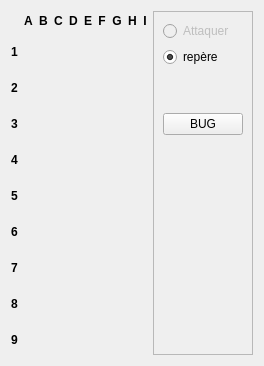
     <widget class="QWidget" name="Attaque">
      <attribute name="title">
       <string>Attaque</string>
      </attribute>
      <layout class="QHBoxLayout" name="horizontalLayout_4">
       <item>
        <layout class="QGridLayout" name="gridLayout_1">
         <property name="sizeConstraint">
          <enum>QLayout::SetMaximumSize</enum>
         </property>
         <item row="6" column="0">
          <widget class="QLabel" name="label_24">
           <property name="text">
            <string>&lt;strong&gt;6&lt;/strong&gt;</string>
           </property>
           <property name="alignment">
            <set>Qt::AlignCenter</set>
           </property>
          </widget>
         </item>
         <item row="7" column="0">
          <widget class="QLabel" name="label_26">
           <property name="text">
            <string>&lt;strong&gt;7&lt;/strong&gt;</string>
           </property>
           <property name="alignment">
            <set>Qt::AlignCenter</set>
           </property>
          </widget>
         </item>
         <item row="0" column="9">
          <widget class="QLabel" name="label_19">
           <property name="text">
            <string>&lt;strong&gt;I&lt;/strong&gt;</string>
           </property>
           <property name="alignment">
            <set>Qt::AlignCenter</set>
           </property>
          </widget>
         </item>
         <item row="0" column="6">
          <widget class="QLabel" name="label_16">
           <property name="text">
            <string>&lt;strong&gt;F&lt;/strong&gt;</string>
           </property>
           <property name="alignment">
            <set>Qt::AlignCenter</set>
           </property>
          </widget>
         </item>
         <item row="0" column="7">
          <widget class="QLabel" name="label_17">
           <property name="maximumSize">
            <size>
             <width>16777215</width>
             <height>20</height>
            </size>
           </property>
           <property name="text">
            <string>&lt;strong&gt;G&lt;/strong&gt;</string>
           </property>
           <property name="alignment">
            <set>Qt::AlignCenter</set>
           </property>
          </widget>
         </item>
         <item row="0" column="8">
          <widget class="QLabel" name="label_18">
           <property name="text">
            <string>&lt;strong&gt;H&lt;/strong&gt;</string>
           </property>
           <property name="alignment">
            <set>Qt::AlignCenter</set>
           </property>
          </widget>
         </item>
         <item row="1" column="0">
          <widget class="QLabel" name="label_20">
           <property name="maximumSize">
            <size>
             <width>20</width>
             <height>16777215</height>
            </size>
           </property>
           <property name="text">
            <string>&lt;strong&gt;1&lt;/strong&gt;</string>
           </property>
           <property name="alignment">
            <set>Qt::AlignCenter</set>
           </property>
          </widget>
         </item>
         <item row="2" column="0">
          <widget class="QLabel" name="label_21">
           <property name="text">
            <string>&lt;strong&gt;2&lt;/strong&gt;</string>
           </property>
           <property name="alignment">
            <set>Qt::AlignCenter</set>
           </property>
          </widget>
         </item>
         <item row="3" column="0">
          <widget class="QLabel" name="label_23">
           <property name="text">
            <string>&lt;strong&gt;3&lt;/strong&gt;</string>
           </property>
           <property name="alignment">
            <set>Qt::AlignCenter</set>
           </property>
          </widget>
         </item>
         <item row="0" column="4">
          <widget class="QLabel" name="label_14">
           <property name="text">
            <string>&lt;strong&gt;D&lt;/strong&gt;</string>
           </property>
           <property name="alignment">
            <set>Qt::AlignCenter</set>
           </property>
          </widget>
         </item>
         <item row="5" column="0">
          <widget class="QLabel" name="label_27">
           <property name="text">
            <string>&lt;strong&gt;5&lt;/strong&gt;</string>
           </property>
           <property name="alignment">
            <set>Qt::AlignCenter</set>
           </property>
          </widget>
         </item>
         <item row="0" column="5">
          <widget class="QLabel" name="label_15">
           <property name="styleSheet">
            <string notr="true"/>
           </property>
           <property name="text">
            <string>&lt;strong&gt;E&lt;/strong&gt;</string>
           </property>
           <property name="alignment">
            <set>Qt::AlignCenter</set>
           </property>
          </widget>
         </item>
         <item row="0" column="2">
          <widget class="QLabel" name="label_12">
           <property name="text">
            <string>&lt;strong&gt;B&lt;/strong&gt;</string>
           </property>
           <property name="alignment">
            <set>Qt::AlignCenter</set>
           </property>
          </widget>
         </item>
         <item row="0" column="1">
          <widget class="QLabel" name="label_11">
           <property name="text">
            <string>&lt;strong&gt;A&lt;/strong&gt;</string>
           </property>
           <property name="alignment">
            <set>Qt::AlignCenter</set>
           </property>
          </widget>
         </item>
         <item row="9" column="0">
          <widget class="QLabel" name="label_28">
           <property name="text">
            <string>&lt;strong&gt;9&lt;/strong&gt;</string>
           </property>
           <property name="alignment">
            <set>Qt::AlignCenter</set>
           </property>
          </widget>
         </item>
         <item row="8" column="0">
          <widget class="QLabel" name="label_25">
           <property name="text">
            <string>&lt;strong&gt;8&lt;/strong&gt;</string>
           </property>
           <property name="alignment">
            <set>Qt::AlignCenter</set>
           </property>
          </widget>
         </item>
         <item row="0" column="3">
          <widget class="QLabel" name="label_13">
           <property name="text">
            <string>&lt;strong&gt;C&lt;/strong&gt;</string>
           </property>
           <property name="alignment">
            <set>Qt::AlignCenter</set>
           </property>
          </widget>
         </item>
         <item row="4" column="0">
          <widget class="QLabel" name="label_22">
           <property name="text">
            <string>&lt;strong&gt;4&lt;/strong&gt;</string>
           </property>
           <property name="alignment">
            <set>Qt::AlignCenter</set>
           </property>
          </widget>
         </item>
        </layout>
       </item>
       <item>
        <widget class="QFrame" name="frame">
         <property name="maximumSize">
          <size>
           <width>130</width>
           <height>16777215</height>
          </size>
         </property>
         <property name="frameShape">
          <enum>QFrame::StyledPanel</enum>
         </property>
         <property name="frameShadow">
          <enum>QFrame::Raised</enum>
         </property>
         <layout class="QVBoxLayout" name="verticalLayout_7">
          <item>
           <widget class="QRadioButton" name="radioButton_Attaque">
            <property name="enabled">
             <bool>false</bool>
            </property>
            <property name="cursor">
             <cursorShape>UpArrowCursor</cursorShape>
            </property>
            <property name="toolTip">
             <string>cocher ici et cliquer sur la case a attaquer</string>
            </property>
            <property name="toolTipDuration">
             <number>4</number>
            </property>
            <property name="text">
             <string>Attaquer</string>
            </property>
            <property name="checkable">
             <bool>true</bool>
            </property>
            <property name="checked">
             <bool>false</bool>
            </property>
            <property name="autoExclusive">
             <bool>true</bool>
            </property>
           </widget>
          </item>
          <item>
           <widget class="QRadioButton" name="radioButton_repere">
            <property name="text">
             <string>repère</string>
            </property>
            <property name="checked">
             <bool>true</bool>
            </property>
           </widget>
          </item>
          <item>
           <spacer name="verticalSpacer_10">
            <property name="orientation">
             <enum>Qt::Vertical</enum>
            </property>
            <property name="sizeHint" stdset="0">
             <size>
              <width>20</width>
              <height>40</height>
             </size>
            </property>
           </spacer>
          </item>
          <item>
           <widget class="QPushButton" name="pushButton_bug">
            <property name="maximumSize">
             <size>
              <width>120</width>
              <height>16777215</height>
             </size>
            </property>
            <property name="text">
             <string>BUG</string>
            </property>
            <property name="shortcut">
             <string>Ctrl+B</string>
            </property>
           </widget>
          </item>
          <item>
           <spacer name="verticalSpacer_9">
            <property name="orientation">
             <enum>Qt::Vertical</enum>
            </property>
            <property name="sizeHint" stdset="0">
             <size>
              <width>20</width>
              <height>40</height>
             </size>
            </property>
           </spacer>
          </item>
          <item>
           <spacer name="verticalSpacer_8">
            <property name="orientation">
             <enum>Qt::Vertical</enum>
            </property>
            <property name="sizeHint" stdset="0">
             <size>
              <width>20</width>
              <height>40</height>
             </size>
            </property>
           </spacer>
          </item>
          <item>
           <spacer name="verticalSpacer_7">
            <property name="orientation">
             <enum>Qt::Vertical</enum>
            </property>
            <property name="sizeHint" stdset="0">
             <size>
              <width>20</width>
              <height>40</height>
             </size>
            </property>
           </spacer>
          </item>
          <item>
           <spacer name="verticalSpacer_2">
            <property name="orientation">
             <enum>Qt::Vertical</enum>
            </property>
            <property name="sizeHint" stdset="0">
             <size>
              <width>20</width>
              <height>40</height>
             </size>
            </property>
           </spacer>
          </item>
          <item>
           <spacer name="horizontalSpacer_2">
            <property name="orientation">
             <enum>Qt::Vertical</enum>
            </property>
            <property name="sizeHint" stdset="0">
             <size>
              <width>20</width>
              <height>50</height>
             </size>
            </property>
           </spacer>
          </item>
         </layout>
        </widget>
       </item>
      </layout>
     </widget>
